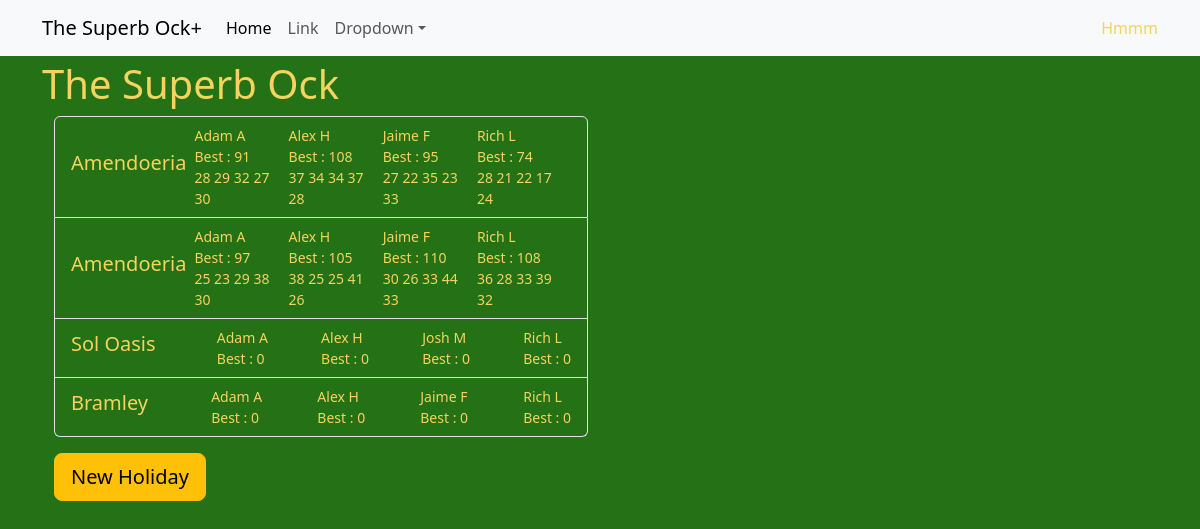
Screenshot of /the-superb-ock/ with the database file from the repository.
### tournaments/models.py (models this page shows, shortened)
class Tournament(models.Model):
    name = models.CharField(max_length=20)
    slug = models.SlugField(default="", null=False)
    def __str__(self):
        return f'{self.name}'

class Holiday(models.Model):
    resort = models.ForeignKey(Resort,on_delete=models.CASCADE)
    tournament = models.ForeignKey(Tournament,on_delete=models.CASCADE)
    holiday_number = models.IntegerField()
    slug = models.SlugField(default="", null=False)

class Resort(models.Model):
    name = models.CharField(max_length=20)
    country = models.CharField(max_length=20)
    latitude = models.DecimalField(decimal_places=6,max_digits=9)
    longitude = models.DecimalField(decimal_places=6,max_digits=9)
    def __str__(self) -> str:
        return f"{self.name}"

class Player(models.Model):
    first_name = models.CharField(max_length=20)
    last_name = models.CharField(max_length=20)
    handedness = models.CharField(max_length=20)
    championships = models.IntegerField()
    def __str__(self) -> str:
        return f"{self.first_name} {self.last_name}"

### tournaments/views.py (the view, shortened to what this page needs)
# urls.py: path('<slug:tournament>/',views.TournamentView.as_view(),name='tournament'),
class TournamentView(View):
    template_name = 'tournaments/tournament.html'
    def catch(self,player):
            try:
                return Handicap.objects.filter(player=player).order_by('-holiday__holiday_number')[0].handicap_index
            except:
                return ""
    def get(self, request, tournament):
        selected_tournament = Tournament.objects.filter(slug=tournament).get()
        holidays = Holiday.objects.filter(tournament=selected_tournament)
        resorts = Resort.objects.all()
        player_by_handicap = Handicap.objects.all().order_by('-holiday__holiday_number')
        players = Player.objects.all()
        player_list = [[player, self.catch(player)] for player in players]
        scores = Score.objects.all()
        rounds = GolfRound.objects.all()
        holiday_set = []
        for holiday in holidays:
            data = []
            for player in Handicap.objects.filter(holiday=holiday).order_by('player__first_name'):
                top_scores = []
                for golf_round in rounds.filter(holiday=holiday):
                    top_scores.append(getPlayerScore(golf_round,player.player))
                top_3 = sorted(top_scores)
                data.append([player.player,top_scores,sum(top_3[-3:])])
            holiday_set.append([player.holiday,data])
        context = {
            'holidays': holidays,
            'tournament': tournament,
            'selected_tournament': selected_tournament,
            'resorts':resorts,
            'players':player_list,
            'holiday_set':holiday_set}
        return render(request, self.template_name, context)

### tournaments/views.py (called while the page is built)
def getPlayerScore(golf_round,player):
    scores = Score.objects.filter(player=player,golf_round=golf_round)
    stableford = sum([score.stableford_score for score in scores])
    return stableford

### tournaments/templates/tournaments/tournament.html (shortened to what this page needs)
{% extends 'tournaments/base.html' %} {% block content %}
<h1>{{selected_tournament}}</h1>
<div class="container">
  <div class="row">
    <div class="col col-md-6">
      <ul class="list-group">
        {% for holiday in holiday_set %}
        <a class="list-group-item list-group-item-action "
          href="{% url 'rounds' tournament=tournament holiday=holiday.0.slug %}">
          <div class="d-flex w-100 justify-content-between">
            <h5 class="d-flex align-items-center me-2">{{holiday.0.resort}}</h5>
            {% for player in holiday.1 %}
              <small class="b-1">{{player.0.first_name}} {{player.0.last_name|first}}<br>Best : {{player.2}}<br> {% for score in player.1 %}
                {{score}}
                {% endfor %} </small>
            {% endfor %}
          </div>
        </a>
        {% endfor %}
      </ul>
    </div>
  </div>
  <div class="row">
    <div class="col">
      <button type="button" class="btn btn-warning btn-lg text-nowrap my-3" data-bs-toggle="modal"
        data-bs-target="#modalId">
        New Holiday
      </button>
    </div>
  </div>
  {% endblock content%}

### tournaments/static/tournaments/styles.css (style rules this page uses)
:root { --bs-body-font-family: var(--bs-font-sans-serif); --bs-body-font-size: 1rem; --bs-body-font-weight: 400; --bs-body-line-height: 1.5; --bs-body-color: #F4D35E; --bs-body-color-rgb: 33, 37, 41; --bs-body-bg: #247116; --bs-body-bg-rgb: 255, 255, 255; --bs-emphasis-color:var(--bs-body-color); --bs-btn-bg:#F4D35E; }
body { padding-top: 60px; }

### rows the page displays
Tournament: name "The Superb Ock"
Holiday: resort.name "Amendoeria"
Player: first_name "Adam", last_name "A", player "91", 1 "28" "29" "32" "27" "30" "25" "23" "29" "38" "30", player "97", championships "0"
Player: first_name "Alex", last_name "H", player "108", 1 "37" "34" "34" "37" "28" "38" "25" "25" "41" "26", player "105", player "0"
Player: first_name "Jaime", last_name "F", player "95", 1 "27" "22" "35" "23" "33" "30" "26" "33" "44" "33", player "110", player "0"
Player: first_name "Rich", last_name "L", player "74", 1 "28" "21" "22" "17" "24" "36" "28" "33" "39" "32", player "108", championships "0"
Holiday: resort.name "Amendoeria"
Holiday: resort.name "Sol Oasis"
Player: first_name "Josh", last_name "M", championships "0"
Holiday: resort.name "Bramley"
